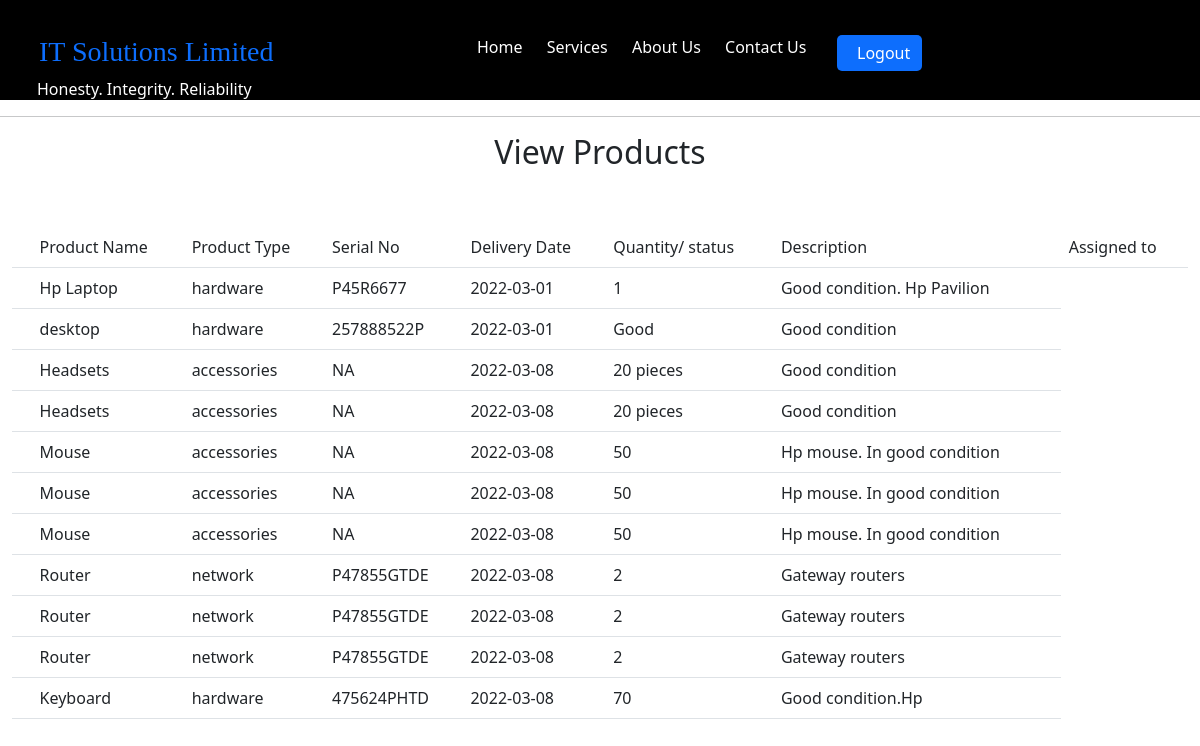
Page /edge_project/reports.php on the committed database.
### tables this page shows
CREATE TABLE `products` (
  `p_id` int(255) NOT NULL,
  `p_name` varchar(255) NOT NULL,
  `p_type` varchar(255) NOT NULL,
  `p_serial_no` varchar(255) NOT NULL,
  `p_date` date NOT NULL,
  `p_quantity` varchar(255) NOT NULL,
  `p_description` varchar(255) NOT NULL
);

### edge_project/reports.php (the view, shortened to what this page needs)
<!doctype html>
<html lang="en">
<head>
    <link href="https://cdn.jsdelivr.net/npm/bootstrap@5.1.3/dist/css/bootstrap.min.css" rel="stylesheet">
</head>
<body>
<div class="container-fluid" id="top">
    <div class="row">
        <div class="col-md-4" style="margin-left: 25px" >
            <h3 class="text-primary " style="margin-left: 2px">IT Solutions Limited</h3>
            <p class="text-white"> Honesty. Integrity. Reliability</p>
        </div>
        <div class="col-md-4">
            <div class="horizontal-menu">
                <a class="active menu_left" href="index.php">Home</a>
                <a class="menu_left" href="services.php">Services</a>
                <a class="menu_left" href="about_us.php">About Us</a>
                <a class="menu_left" href="contact_us.php">Contact Us</a>
            </div>
        </div>
        <div class="col-md-3">
            <a href="logout.php" class="logout">
                <button type="button" class="btn btn-primary">Logout</button></a>
        </div>
    </div>
</div>
<hr>
    <div class="container-fluid">
        <table class="table">
            <tr> <h2 class="text-center">View Products</h2><br><br> </tr>
            <th>
            <td>Product Name</td>
            <td>Product Type</td>
            <td>Serial No</td>
            <td>Delivery Date</td>
            <td>Quantity/ status</td>
            <td>Description</td>
            <td>Assigned to</td>
            </th>
    <?php
        require_once "db_connection.php";
        $selectQuery= "SELECT * FROM `products` WHERE 1";
        $result= mysqli_query($connection, $selectQuery);
        foreach ($result as $product){
            $productName= $product['p_name'];
            $productType= $product['p_type'];
            $productSerialNo= $product['p_serial_no'];
            $productDate= $product['p_date'];
            $productQuantity= $product['p_quantity'];
            $productDescription= $product['p_description'];
            echo "<tr>
                <td type='hidden'></td>
                <td>$productName</td>
                <td>$productType</td>
                <td>$productSerialNo</td>
                <td>$productDate</td>
                <td>$productQuantity</td>
                <td>$productDescription</td>
            </tr>";
        }
    ?>
        </table>
    </div>
</body>
</html>

### edge_project/reports.php (style rules this page uses)
h3 { font-family: cursive; margin-top: 35px; }
#top { background-color: black; height: 100px; }
.horizontal-menu { border-style: unset; border-radius: 5px; margin-top: 35px; padding-left: 20px; text-decoration: none; color: white; }
.btn { border-style: unset; border-radius: 5px; margin-top: 35px; padding-left: 20px; text-decoration: none; }
.menu_left { border-style: unset; border-radius: 5px; margin-top: 5px; padding-left: 20px; text-decoration: none; color: white; }

### rows in the picture
products: p_name "Hp Laptop", p_type "hardware", p_serial_no "P45R6677", p_date "2022-03-01", p_quantity "1", p_description "Good condition. Hp Pavilion"
products: p_name "desktop", p_type "hardware", p_serial_no "257888522P", p_date "2022-03-01", p_quantity "Good", p_description "Good condition"
products: p_name "Headsets", p_type "accessories", p_serial_no "NA", p_date "2022-03-08", p_quantity "20 pieces", p_description "Good condition"
products: p_name "Headsets", p_type "accessories", p_serial_no "NA", p_date "2022-03-08", p_quantity "20 pieces", p_description "Good condition"
products: p_name "Mouse", p_type "accessories", p_serial_no "NA", p_date "2022-03-08", p_quantity "50", p_description "Hp mouse. In good condition"
products: p_name "Mouse", p_type "accessories", p_serial_no "NA", p_date "2022-03-08", p_quantity "50", p_description "Hp mouse. In good condition"
products: p_name "Mouse", p_type "accessories", p_serial_no "NA", p_date "2022-03-08", p_quantity "50", p_description "Hp mouse. In good condition"
products: p_name "Router", p_type "network", p_serial_no "P47855GTDE", p_date "2022-03-08", p_quantity "2", p_description "Gateway routers"
products: p_name "Router", p_type "network", p_serial_no "P47855GTDE", p_date "2022-03-08", p_quantity "2", p_description "Gateway routers"
products: p_name "Router", p_type "network", p_serial_no "P47855GTDE", p_date "2022-03-08", p_quantity "2", p_description "Gateway routers"
products: p_name "Keyboard", p_type "hardware", p_serial_no "475624PHTD", p_date "2022-03-08", p_quantity "70", p_description "Good condition.Hp"
